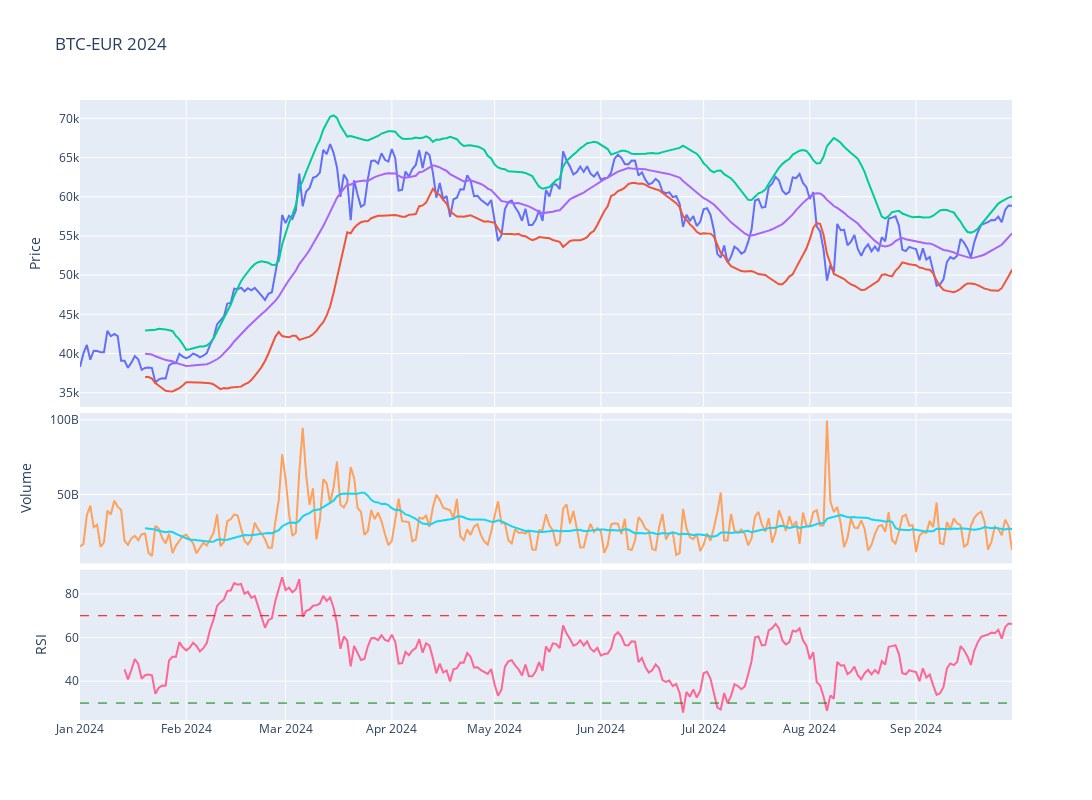

Notebook source saved alongside this figure:
### Code cell
# Plot the adjusted close price
fig = make_subplots(rows=4, cols=1,shared_xaxes=True,vertical_spacing=0.01,specs=[[{'rowspan':2,'colspan':1}],[None],[{'rowspan':1,'colspan':1}],[{'rowspan':1,'colspan':1}]])

# Graph (1,1)
fig.add_trace(go.Scatter(x=stock_ticker['Adj Close'].loc[year].index,y=stock_ticker['Adj Close'].loc[year],mode="lines",name=f'{ticker}'),row=1,col=1)
fig.add_trace(go.Scatter(x=stock_ticker['BB_Lower'].loc[year].index,y=stock_ticker['BB_Lower'].loc[year],mode="lines",name='BB_Lower'),row=1,col=1)
fig.add_trace(go.Scatter(x=stock_ticker['BB_Upper'].loc[year].index,y=stock_ticker['BB_Upper'].loc[year],mode="lines",name='BB_Upper'),row=1,col=1)
fig.add_trace(go.Scatter(x=stock_ticker['MMA20'].loc[year].index,y=stock_ticker['MMA20'].loc[year],mode="lines",name='MMA20'),row=1,col=1)
# Update xaxis properties
fig.update_yaxes(title_text="Price", row=1, col=1)

# Graph (3,1)
fig.add_trace(go.Scatter(x=stock_ticker['Volume'].loc[year].index,y=stock_ticker['Volume'].loc[year],mode="lines",name='Volume'),row=3, col=1)
fig.add_trace(go.Scatter(x=stock_ticker['Volume'].loc[year].index,y=stock_ticker['Volume'].loc[year].rolling(20).mean(),mode="lines",name='MMA20'),row=3,col=1)
fig.update_yaxes(title_text="Volume", row=3, col=1)

# Graph (4,1)
fig.add_trace(go.Scatter(x=stock_ticker['RSI'].loc[year].index,y=stock_ticker['RSI'].loc[year],mode="lines",name='RSI'),row=4, col=1)
fig.add_hline(y=30, line_width=1, line_dash="dash", line_color="green",row=4,col=1)
fig.add_hline(y=70, line_width=1, line_dash="dash", line_color="red",row=4,col=1)
fig.update_yaxes(title_text="RSI", row=4, col=1)

fig.update_layout(height=800, width=1300,showlegend=False,title=f"{ticker} {year}")

fig.show()

### Figure 1 — Plotly figure (JSON) as saved in the notebook; plotly's stock layout.template omitted (floating-point values rounded to 4 significant figures; data arrays with more than 128 entries replaced by an {"elided": "..."} marker saying what was removed)
{"data": [{"mode": "lines", "name": "BTC-EUR", "type": "scatter", "x": {"elided": "273 str values"}, "xaxis": "x", "y": {"elided": "273 float values"}, "yaxis": "y"}, {"mode": "lines", "name": "BB_Lower", "type": "scatter", "x": {"elided": "273 str values"}, "xaxis": "x", "y": {"elided": "273 float values"}, "yaxis": "y"}, {"mode": "lines", "name": "BB_Upper", "type": "scatter", "x": {"elided": "273 str values"}, "xaxis": "x", "y": {"elided": "273 float values"}, "yaxis": "y"}, {"mode": "lines", "name": "MMA20", "type": "scatter", "x": {"elided": "273 str values"}, "xaxis": "x", "y": {"elided": "273 float values"}, "yaxis": "y"}, {"mode": "lines", "name": "Volume", "type": "scatter", "x": {"elided": "273 str values"}, "xaxis": "x2", "y": {"elided": "273 int values"}, "yaxis": "y2"}, {"mode": "lines", "name": "MMA20", "type": "scatter", "x": {"elided": "273 str values"}, "xaxis": "x2", "y": {"elided": "273 float values"}, "yaxis": "y2"}, {"mode": "lines", "name": "RSI", "type": "scatter", "x": {"elided": "273 str values"}, "xaxis": "x3", "y": {"elided": "273 float values"}, "yaxis": "y3"}], "layout": {"height": 800, "shapes": [{"line": {"color": "green", "dash": "dash", "width": 1}, "type": "line", "x0": 0, "x1": 1, "xref": "x3 domain", "y0": 30, "y1": 30, "yref": "y3"}, {"line": {"color": "red", "dash": "dash", "width": 1}, "type": "line", "x0": 0, "x1": 1, "xref": "x3 domain", "y0": 70, "y1": 70, "yref": "y3"}], "showlegend": false, "title": {"text": "BTC-EUR 2024"}, "width": 1300, "xaxis": {"anchor": "y", "domain": [0, 1], "matches": "x3", "showticklabels": false}, "xaxis2": {"anchor": "y2", "domain": [0, 1], "matches": "x3", "showticklabels": false}, "xaxis3": {"anchor": "y3", "domain": [0, 1]}, "yaxis": {"anchor": "x", "domain": [0.505, 1], "title": {"text": "Price"}}, "yaxis2": {"anchor": "x2", "domain": [0.2525, 0.495], "title": {"text": "Volume"}}, "yaxis3": {"anchor": "x3", "domain": [0, 0.2425], "title": {"text": "RSI"}}}}
